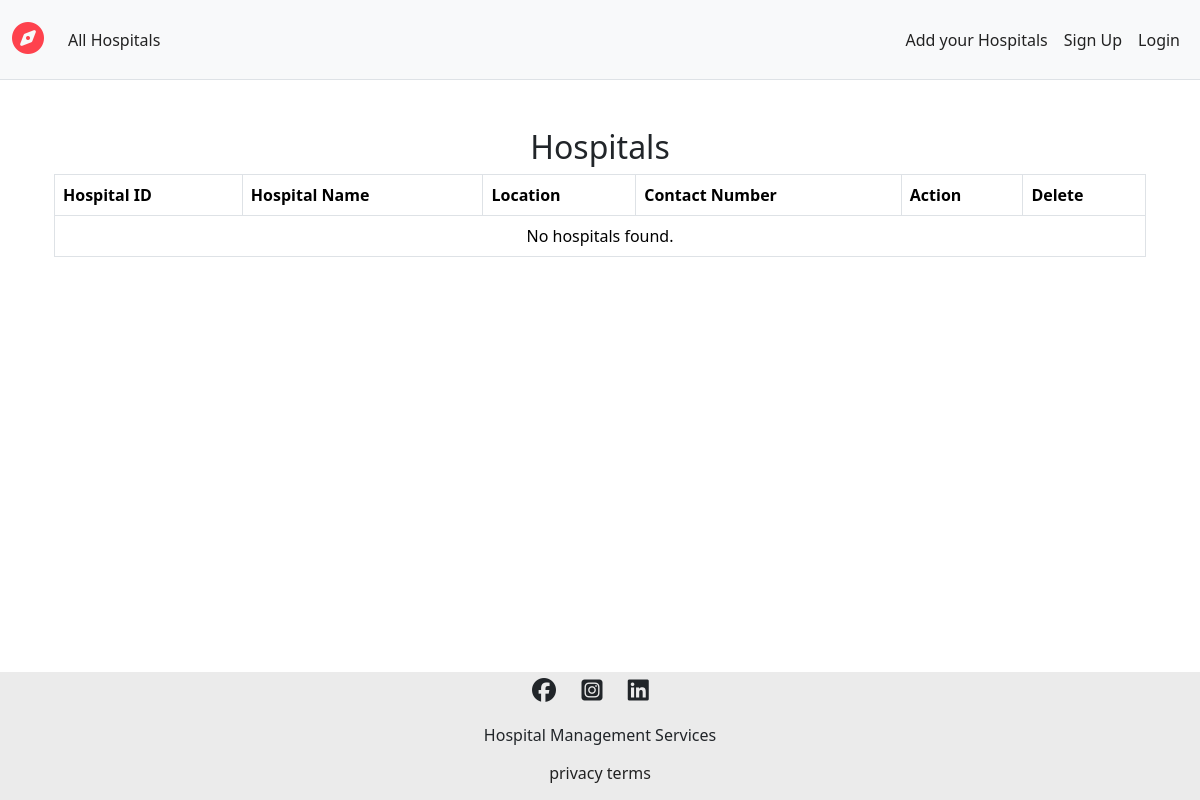
Page /admin.php on the earlier database version.
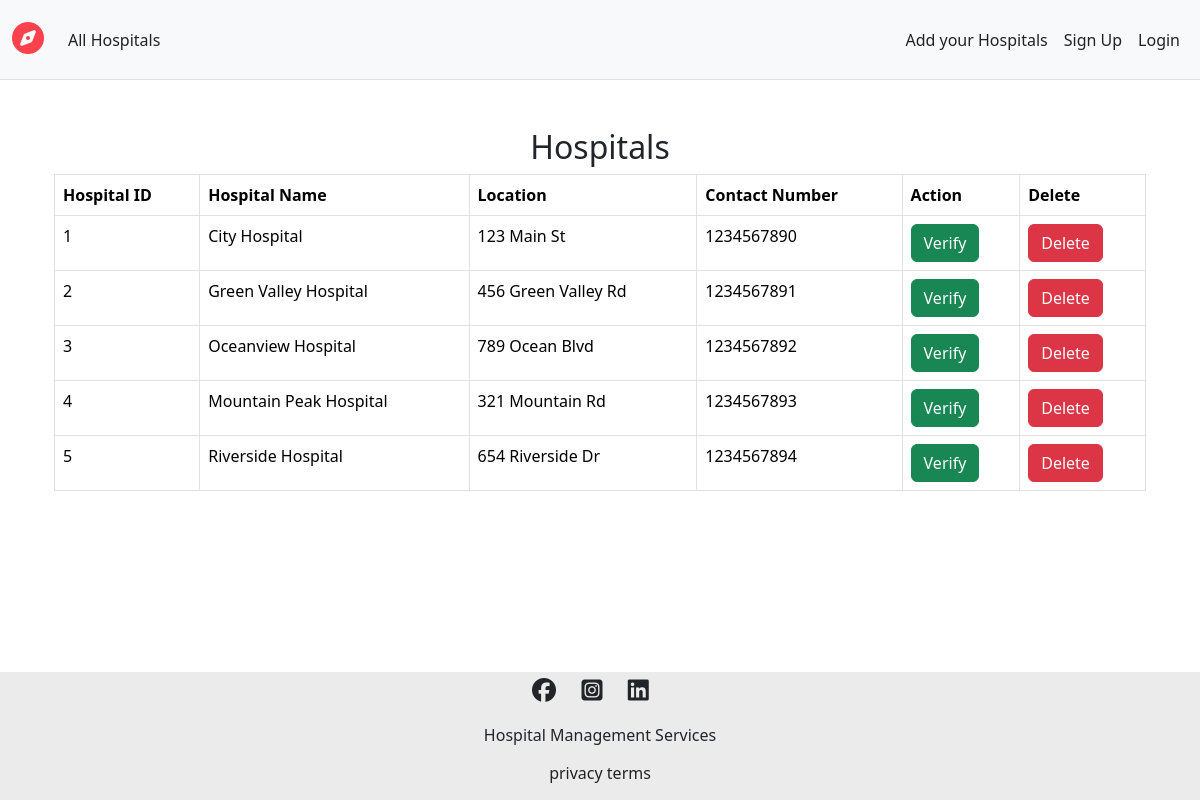
Same page on the later database version.
### tables this page shows
CREATE TABLE IF NOT EXISTS hospital (
    id INT AUTO_INCREMENT PRIMARY KEY,
    hospital_name VARCHAR(255) NOT NULL,
    address VARCHAR(255) NOT NULL,
    zip_code VARCHAR(10) NOT NULL,
    contact_number VARCHAR(15),
    email VARCHAR(100),
    doctor_name VARCHAR(255),
    doctor_contact_number VARCHAR(15),
    doctor_email VARCHAR(100),
    image VARCHAR(255),
    password VARCHAR(100)
);

### admin.php (the view, shortened to what this page needs)
<?php
include 'db.php';
$sql = "SELECT * FROM hospital";
$result = $conn->query($sql);
?>
<div class="container mt-5">
    <h2 class="text-center">Hospitals</h2>
    <table class="table table-bordered">
        <thead class="thead-light">
            <tr>
                <th scope="col">Hospital ID</th>
                <th scope="col">Hospital Name</th>
                <th scope="col">Location</th>
                <th scope="col">Contact Number</th>
                <th scope="col">Action</th>
                <th scope="col">Delete</th>
            </tr>
        </thead>
        <tbody>
            <?php if ($result->num_rows > 0): ?>
                <?php while ($row = $result->fetch_assoc()): ?>
                    <tr>
                        <td><?php echo $row['id']; ?></td>
                        <td><?php echo $row['hospital_name']; ?></td>
                        <td><?php echo $row['address']; ?></td>
                        <td><?php echo $row['contact_number']; ?></td>
                        <td>
                            <?php if ($row['verified'] == 0): ?>
                                <form action="" method="post" style="display:inline;">
                                    <button type="submit" class="btn btn-success" onclick="return confirm('Are you sure you want to verify this hospital?');">Verify</button>
                                </form>
                            <?php endif; ?>
                        </td>
                        <td>
                            <form action="" method="post" style="display:inline;">
                                <button type="submit" class="btn btn-danger" onclick="return confirm('Are you sure you want to delete this hospital?');">Delete</button>
                            </form>
                        </td>
                    </tr>
                <?php endwhile; ?>
            <?php else: ?>
                <tr>
                    <td colspan="6" class="text-center">No hospitals found.</td>
                </tr>
            <?php endif; ?>
        </tbody>
    </table>
</div>
<?php
$content = ob_get_clean();
include 'boilerplate.php';
?>

### boilerplate.php (shortened to what this page needs)
<!DOCTYPE html>
<html lang="en">
<head>
    <link rel="stylesheet" href="./public/css/style.css">
    <link href="https://cdn.jsdelivr.net/npm/bootstrap@5.3.3/dist/css/bootstrap.min.css" rel="stylesheet"
>
    <link rel="stylesheet" href="https://cdnjs.cloudflare.com/ajax/libs/font-awesome/6.6.0/css/all.min.css"
 />
</head>
<body>
    <?php include 'navbar.php'; ?>
    <div class="container">
        <div class="mainbody">
            <?php echo $content; ?>
        </div>
    </div>
    <?php include 'footer.php'; ?>
</body>
</html>

### navbar.php (shortened to what this page needs)
<nav class="navbar navbar-expand-lg bg-body-tertiary border-bottom sticky-top">
    <div class="container-fluid">
        <a class="navbar-brand" href="/listings"><i class="fa-solid fa-compass"></i></a>
        <div class="collapse navbar-collapse" id="navbarNavAltMarkup">
            <div class="navbar-nav">
                <a class="nav-link" href="index.php">All Hospitals</a>
            </div>
            <div class="navbar-nav ms-auto">
                <a class="nav-link" href="new.php">Add your Hospitals</a>
                <?php if (!isset($_SESSION['isLoggedIn']) || $_SESSION['isLoggedIn'] !== true): ?>
                    <a class="nav-link" href="signup.php">Sign Up</a>
                    <a class="nav-link" href="login.php">Login</a>
                <?php endif; ?>
            </div>
        </div>
    </div>
</nav>

### footer.php
<footer>
    <div class="f-info">
        <div class="f-info-socials">
            <i class="fa-brands fa-facebook"></i>
            <i class="fa-brands fa-square-instagram"></i>
            <i class="fa-brands fa-linkedin"></i>
        </div>
        <div>Hospital Management Services</div>
        <div class="f-info-links">
            <a href="">privacy</a>
            <a href="">terms</a>
        </div>
    </div>
</footer>

### public/css/style.css (style rules this page uses)
* { margin-top: 0; }
:root { --nav-bg: #1e1e1e; --nav-col-def: #6c757d; --ironblack: #373737; }
body { display: flex; flex-direction: column; min-height: 100vh; }
.container { flex: 1; }
.navbar { height:5rem; z-index: 1 !important; opacity: 1!important; color: white !important; }
.fa-compass { color: #fe424d; font-size: 2rem; }
.nav-link { color: #222222 !important; }
.f-info-links a { text-decoration: none; color: #222222; }
.f-info { text-align: center; background-color: #ebebeb; display: flex; height: 8rem; flex-wrap: wrap; justify-content: center; align-items: space-evenly; }
.f-info-socials { width:100%; font-size: 1.5rem; }
.f-info-socials i { margin-right: 1.2rem; }
.f-info-links { width:100%; }

Differences in the rows shown:
added hospital: id "1", hospital_name "City Hospital", address "123 Main St", contact_number "1234567890"
added hospital: id "2", hospital_name "Green Valley Hospital", address "456 Green Valley Rd", contact_number "1234567891"
added hospital: id "3", hospital_name "Oceanview Hospital", address "789 Ocean Blvd", contact_number "1234567892"
added hospital: id "4", hospital_name "Mountain Peak Hospital", address "321 Mountain Rd", contact_number "1234567893"
added hospital: id "5", hospital_name "Riverside Hospital", address "654 Riverside Dr", contact_number "1234567894"
Other differences:
text no longer shown: "No hospitals found."
